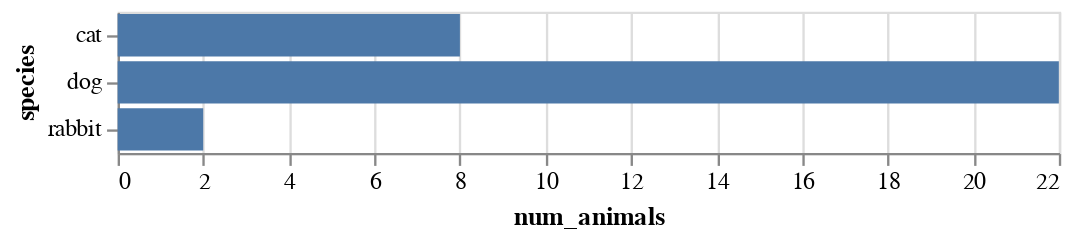

Notebook source saved alongside this figure:
### Markdown cell above
## Sorting your bars

By defualt, Altair sorts based on alphabetical order. In order to sort your bars in plotnine, you need to start using `alt.X` or `alt.Y` to customize the axis.

### Code cell
alt.Chart(df).mark_bar().encode(
    x='num_animals',
    y='species'
)

### Figure 1 — Vega-Lite specification as saved in the notebook (floating-point values rounded to 4 significant figures)
{"config": {"view": {"continuousWidth": 400, "continuousHeight": 300}}, "data": {"name": "data-d6e1f3855bb34939ab16b260101257f9"}, "mark": "bar", "encoding": {"x": {"field": "num_animals", "type": "quantitative"}, "y": {"field": "species", "type": "nominal"}}, "$schema": "https://vega.github.io/schema/vega-lite/v4.17.0.json", "datasets": {"data-d6e1f3855bb34939ab16b260101257f9": [{"species": "cat", "num_animals": 8}, {"species": "dog", "num_animals": 22}, {"species": "rabbit", "num_animals": 2}]}}
